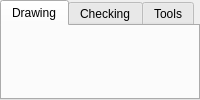
<?xml version="1.0" encoding="UTF-8"?>
<ui version="4.0">
 <class>PlanWidget</class>
 <widget class="QTabWidget" name="PlanWidget">
  <property name="windowTitle">
   <string>PlanWidget</string>
  </property>
  <property name="currentIndex">
   <number>0</number>
  </property>
  <widget class="QWidget" name="digitisingTab">
   <attribute name="title">
    <string>Drawing</string>
   </attribute>
   <layout class="QVBoxLayout" name="verticalLayout">
    <property name="sizeConstraint">
     <enum>QLayout::SetMinimumSize</enum>
    </property>
    <property name="margin">
     <number>0</number>
    </property>
    <item>
     <widget class="DigitisingWidget" name="digitisingWidget" native="true"/>
    </item>
   </layout>
  </widget>
  <widget class="QWidget" name="checkingTab">
   <attribute name="title">
    <string>Checking</string>
   </attribute>
   <layout class="QVBoxLayout" name="verticalLayout_3">
    <property name="margin">
     <number>0</number>
    </property>
    <item>
     <widget class="QScrollArea" name="checkingScrollArea">
      <property name="frameShape">
       <enum>QFrame::NoFrame</enum>
      </property>
      <property name="widgetResizable">
       <bool>true</bool>
      </property>
      <widget class="QWidget" name="checkingScrollAreaContents">
       <layout class="QVBoxLayout" name="verticalLayout_4">
        <property name="sizeConstraint">
         <enum>QLayout::SetMinAndMaxSize</enum>
        </property>
        <property name="margin">
         <number>0</number>
        </property>
        <item>
         <widget class="SchematicWidget" name="schematicWidget" native="true"/>
        </item>
       </layout>
      </widget>
     </widget>
    </item>
   </layout>
  </widget>
  <widget class="QWidget" name="toolsTab">
   <attribute name="title">
    <string>Tools</string>
   </attribute>
   <layout class="QVBoxLayout" name="verticalLayout_5">
    <property name="margin">
     <number>0</number>
    </property>
    <item>
     <widget class="QScrollArea" name="toolsScrollArea">
      <property name="frameShape">
       <enum>QFrame::NoFrame</enum>
      </property>
      <property name="widgetResizable">
       <bool>true</bool>
      </property>
      <widget class="QWidget" name="toolsScrollAreaContents">
       <layout class="QVBoxLayout" name="verticalLayout_6">
        <property name="sizeConstraint">
         <enum>QLayout::SetMinAndMaxSize</enum>
        </property>
        <property name="margin">
         <number>0</number>
        </property>
        <item>
         <widget class="SnappingWidget" name="snappingWidget" native="true"/>
        </item>
       </layout>
      </widget>
     </widget>
    </item>
   </layout>
  </widget>
 </widget>
 <customwidgets>
  <customwidget>
   <class>DigitisingWidget</class>
   <extends>QWidget</extends>
   <header>..digitising_widget.h</header>
   <container>1</container>
  </customwidget>
  <customwidget>
   <class>SnappingWidget</class>
   <extends>QWidget</extends>
   <header>..snapping_widget.h</header>
   <container>1</container>
  </customwidget>
  <customwidget>
   <class>SchematicWidget</class>
   <extends>QWidget</extends>
   <header>..schematic_widget.h</header>
   <container>1</container>
  </customwidget>
 </customwidgets>
 <resources/>
 <connections/>
</ui>
